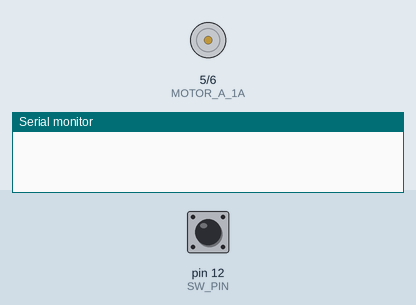
A sketch run on a simulated Arduino Uno, built with avr-gcc and run on an emulated ATmega328P. Shown: motor-driver pin pairs drawn as motors (green arrow = first pin HIGH = forward, orange = second pin HIGH = backward, longer = more drive), the last lines printed to the serial monitor. The inputs (shaded band) are chosen by the test bench; at power-on: pin 12 (SW_PIN) HIGH. Random numbers use the default seed unless the sketch sets one.

Above: at 1.2 s.
1.3 s: pin 12 (SW_PIN) pulled LOW for 3.2 s
At 2.0 s:
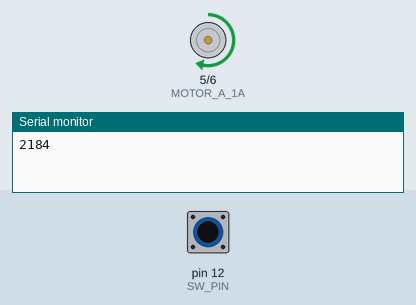
Timing chart, 0 to 10.1 s (numbered marks = the images above; inputs shaded):
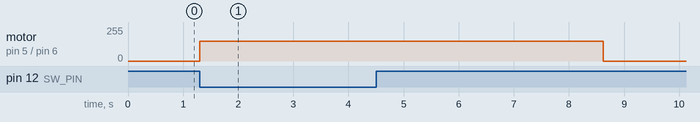

The sketch:

03-24-3.ino
```cpp
#include <MsTimer2.h>

#define SW_PIN  12
#define MOTOR_A_1A  5
#define MOTOR_A_1B  6

boolean stopAndGo = 0;

void setup()
{
  Serial.begin(9600);
  pinMode(SW_PIN, INPUT_PULLUP);
  randomSeed(analogRead(0));
}

void loop()
{
  if( digitalRead(SW_PIN) == 0)
  {
    stopAndGo = 1;
    analogWrite(MOTOR_A_1A,150);  // 세기는 0~255 사이 값
    analogWrite(MOTOR_A_1B,0);
    int randNumber = random(2000, 7000);
    Serial.println(randNumber);
    delay(randNumber);
    stopAndGo = 0;
    analogWrite(MOTOR_A_1A,0);
    analogWrite(MOTOR_A_1B,0);
  }
}
```

Measured:
- after the input at 1.3 s, motor on pin 5 (MOTOR_A_1A) / pin 6 (MOTOR_A_1B): stopped → forward 150/255 at once, → stopped 7.3 s later
